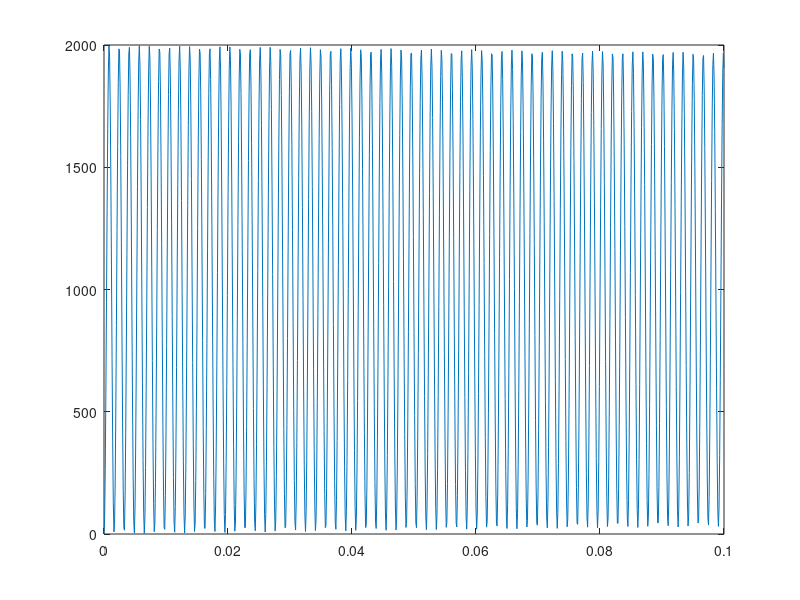
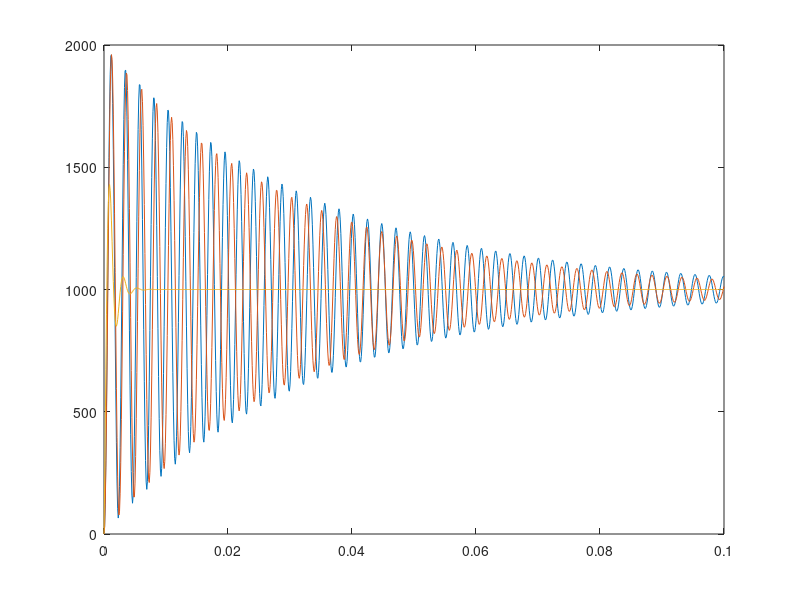

The MATLAB source for these figures, in order:
s = tf('s');

% simulate motor speed
Rm = 37.5;
Lm = 0.29 * 10^(-3);
Jm = 0.015 * 10^(-7);
Kt = 2.63 * 10^(-3);
Ke = 0.002488;

% motor constants
Tm = (Rm*Jm)/(Ke*Kt);
Te = Lm/Rm;

% transfer function of plant of DC motor
p = tf([1], [Ke*Tm*Te, Ke*Tm, Ke, 0]);

% transfer funcion of controller
c1 = 320; % this is k parameter in P formula.

% transfer function of feedforward block
g1 = series(c1,p);

% transfer function of feedback system
f1 = feedback(g1, 1);

% simulation settings
t = [0:0.0001:0.1];
r = 1000*ones(size(t));

% simulation
y1 = lsim(f1, r, t);

figure(1);
plot(t,y1);

% transfer funcion of controller
kc = 320; % this is k parameter in P formula.
tc = 0.1/61.0; % By zieger method

% P-control
cp = 0.5 * kc;
% pi control
cpi = 0.45*kc*( 1+ (0.83*tc)/s );
% pid control
cpid = 0.6*kc*( 1+ (0.5*tc)/s + 0.125*tc*s );

% transfer function of feedforward block
gp = series(cp,p);
gpi = series(cpi,p);
gpid = series(cpid,p);

% transfer function of feedback system
fp = feedback(gp, 1);
fpi = feedback(gpi, 1);
fpid = feedback(gpid, 1);

% simulation
yp = lsim(fp, r, t);
ypi = lsim(fpi, r, t);
ypid = lsim(fpid, r, t);

figure(2);
plot(t,yp,t,ypi,t,ypid);







